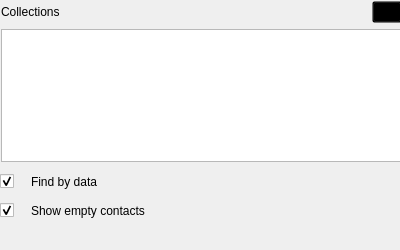
<?xml version="1.0" encoding="UTF-8"?>
<ui version="4.0">
 <class>config</class>
 <widget class="QWidget" name="config">
  <property name="geometry">
   <rect>
    <x>0</x>
    <y>0</y>
    <width>400</width>
    <height>250</height>
   </rect>
  </property>
  <property name="minimumSize">
   <size>
    <width>400</width>
    <height>250</height>
   </size>
  </property>
  <property name="windowTitle">
   <string>Configuration</string>
  </property>
  <widget class="QWidget" name="layoutWidget1">
   <property name="geometry">
    <rect>
     <x>1</x>
     <y>1</y>
     <width>401</width>
     <height>161</height>
    </rect>
   </property>
   <layout class="QVBoxLayout" name="verticalLayout">
    <item>
     <layout class="QHBoxLayout" name="horizontalLayout">
      <item>
       <widget class="QLabel" name="label_4">
        <property name="minimumSize">
         <size>
          <width>0</width>
          <height>0</height>
         </size>
        </property>
        <property name="text">
         <string>Collections</string>
        </property>
       </widget>
      </item>
      <item>
       <widget class="QPushButton" name="loadCollections">
        <property name="maximumSize">
         <size>
          <width>30</width>
          <height>30</height>
         </size>
        </property>
        <property name="styleSheet">
         <string notr="true">background-color:transparent</string>
        </property>
        <property name="text">
         <string/>
        </property>
       </widget>
      </item>
     </layout>
    </item>
    <item>
     <widget class="QListWidget" name="collectionsList">
      <property name="spacing">
       <number>2</number>
      </property>
     </widget>
    </item>
   </layout>
  </widget>
  <widget class="QWidget" name="layoutWidget">
   <property name="geometry">
    <rect>
     <x>0</x>
     <y>170</y>
     <width>401</width>
     <height>52</height>
    </rect>
   </property>
   <layout class="QVBoxLayout" name="verticalLayout_2">
    <item>
     <layout class="QHBoxLayout" name="horizontalLayout_2">
      <item>
       <widget class="QCheckBox" name="findData">
        <property name="maximumSize">
         <size>
          <width>25</width>
          <height>25</height>
         </size>
        </property>
        <property name="text">
         <string/>
        </property>
        <property name="checked">
         <bool>true</bool>
        </property>
       </widget>
      </item>
      <item alignment="Qt::AlignLeft">
       <widget class="QLabel" name="label_5">
        <property name="text">
         <string>Find by data</string>
        </property>
        <property name="alignment">
         <set>Qt::AlignRight|Qt::AlignTrailing|Qt::AlignVCenter</set>
        </property>
       </widget>
      </item>
     </layout>
    </item>
    <item>
     <layout class="QHBoxLayout" name="horizontalLayout_3">
      <item>
       <widget class="QCheckBox" name="showEmptyContacts">
        <property name="maximumSize">
         <size>
          <width>25</width>
          <height>25</height>
         </size>
        </property>
        <property name="text">
         <string/>
        </property>
        <property name="checked">
         <bool>true</bool>
        </property>
       </widget>
      </item>
      <item>
       <widget class="QLabel" name="label_6">
        <property name="text">
         <string>Show empty contacts</string>
        </property>
       </widget>
      </item>
     </layout>
    </item>
   </layout>
  </widget>
 </widget>
 <resources/>
 <connections/>
</ui>
